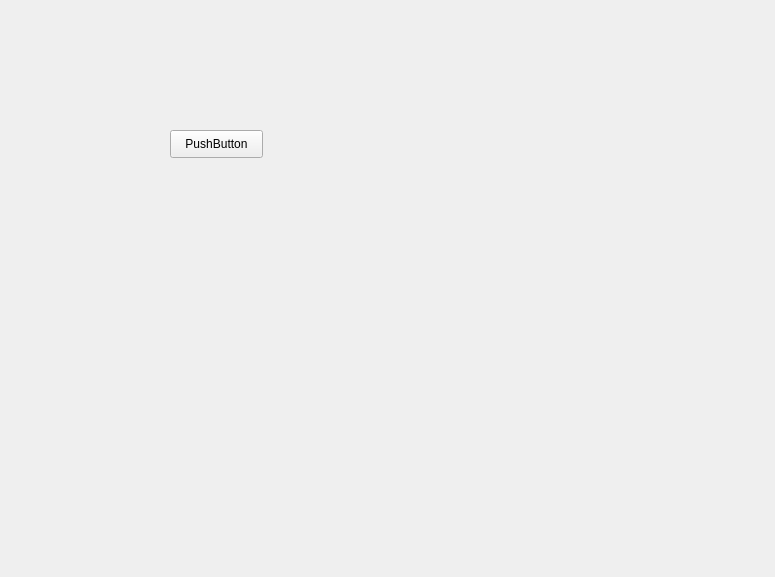
<?xml version="1.0" encoding="UTF-8"?>
<ui version="4.0">
 <class>Form</class>
 <widget class="QWidget" name="Form">
  <property name="geometry">
   <rect>
    <x>0</x>
    <y>0</y>
    <width>775</width>
    <height>577</height>
   </rect>
  </property>
  <property name="windowTitle">
   <string>Form</string>
  </property>
  <widget class="Btn" name="pushButton">
   <property name="geometry">
    <rect>
     <x>170</x>
     <y>130</y>
     <width>93</width>
     <height>28</height>
    </rect>
   </property>
   <property name="text">
    <string>PushButton</string>
   </property>
  </widget>
 </widget>
 <customwidgets>
  <customwidget>
   <class>Btn</class>
   <extends>QPushButton</extends>
   <header>test</header>
   <slots>
    <signal>rightClicked()</signal>
   </slots>
  </customwidget>
 </customwidgets>
 <resources/>
 <connections>
  <connection>
   <sender>pushButton</sender>
   <signal>rightClicked()</signal>
   <receiver>Form</receiver>
   <slot>test_right_click()</slot>
   <hints>
    <hint type="sourcelabel">
     <x>229</x>
     <y>144</y>
    </hint>
    <hint type="destinationlabel">
     <x>532</x>
     <y>236</y>
    </hint>
   </hints>
  </connection>
 </connections>
 <slots>
  <slot>test_right_click()</slot>
 </slots>
</ui>
